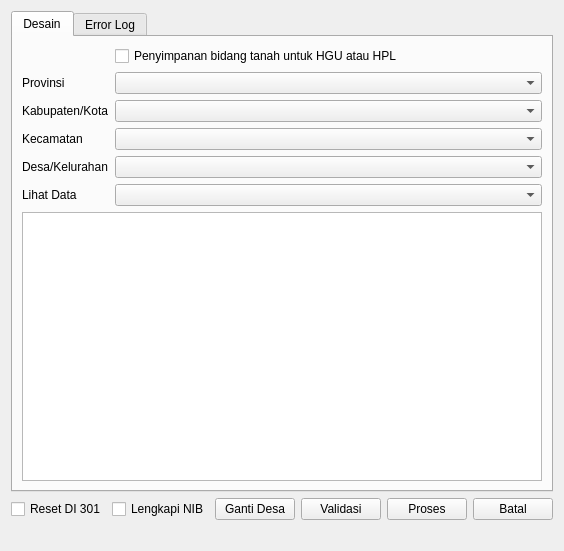
<?xml version="1.0" encoding="UTF-8"?>
<ui version="4.0">
 <class>Form</class>
 <widget class="QWidget" name="Form">
  <property name="geometry">
   <rect>
    <x>0</x>
    <y>0</y>
    <width>547</width>
    <height>551</height>
   </rect>
  </property>
  <property name="windowTitle">
   <string>Form</string>
  </property>
  <layout class="QGridLayout" name="gridLayout_2">
   <item row="2" column="0">
    <layout class="QHBoxLayout" name="horizontalLayout_2">
     <item>
      <widget class="QLabel" name="label_status_l">
       <property name="text">
        <string/>
       </property>
      </widget>
     </item>
     <item>
      <widget class="QLabel" name="label_status_r">
       <property name="layoutDirection">
        <enum>Qt::LeftToRight</enum>
       </property>
       <property name="text">
        <string/>
       </property>
       <property name="alignment">
        <set>Qt::AlignRight|Qt::AlignTrailing|Qt::AlignVCenter</set>
       </property>
      </widget>
     </item>
    </layout>
   </item>
   <item row="0" column="0">
    <layout class="QGridLayout" name="gridLayout">
     <item row="0" column="0">
      <widget class="QTabWidget" name="tabWidget">
       <property name="currentIndex">
        <number>0</number>
       </property>
       <widget class="QWidget" name="tab_desain">
        <attribute name="title">
         <string>Desain</string>
        </attribute>
        <layout class="QVBoxLayout" name="verticalLayout_3">
         <item>
          <layout class="QVBoxLayout" name="verticalLayout">
           <item>
            <layout class="QFormLayout" name="formLayout">
             <item row="0" column="1">
              <widget class="QCheckBox" name="check_simpan_bidang">
               <property name="text">
                <string>Penyimpanan bidang tanah untuk HGU atau HPL</string>
               </property>
              </widget>
             </item>
             <item row="1" column="0">
              <widget class="QLabel" name="label_provinsi">
               <property name="text">
                <string>Provinsi</string>
               </property>
              </widget>
             </item>
             <item row="1" column="1">
              <widget class="QComboBox" name="combo_provinsi"/>
             </item>
             <item row="2" column="0">
              <widget class="QLabel" name="label_kabupaten">
               <property name="text">
                <string>Kabupaten/Kota</string>
               </property>
              </widget>
             </item>
             <item row="2" column="1">
              <widget class="QComboBox" name="combo_kabupaten"/>
             </item>
             <item row="3" column="0">
              <widget class="QLabel" name="label_kecamatan">
               <property name="text">
                <string>Kecamatan</string>
               </property>
              </widget>
             </item>
             <item row="3" column="1">
              <widget class="QComboBox" name="combo_kecamatan"/>
             </item>
             <item row="4" column="0">
              <widget class="QLabel" name="label_kelurahan">
               <property name="text">
                <string>Desa/Kelurahan</string>
               </property>
              </widget>
             </item>
             <item row="4" column="1">
              <widget class="QComboBox" name="combo_kelurahan"/>
             </item>
             <item row="5" column="0">
              <widget class="QLabel" name="label_5">
               <property name="text">
                <string>Lihat Data</string>
               </property>
              </widget>
             </item>
             <item row="5" column="1">
              <widget class="QComboBox" name="combo_lihat_data"/>
             </item>
            </layout>
           </item>
           <item>
            <widget class="QTableWidget" name="tabel_desain_persil">
             <property name="editTriggers">
              <set>QAbstractItemView::NoEditTriggers</set>
             </property>
            </widget>
           </item>
          </layout>
         </item>
        </layout>
       </widget>
       <widget class="QWidget" name="tab_error">
        <attribute name="title">
         <string>Error Log</string>
        </attribute>
        <layout class="QVBoxLayout" name="verticalLayout_2">
         <item>
          <layout class="QGridLayout" name="gridLayout_3">
           <item row="0" column="0">
            <widget class="QTextEdit" name="error_log"/>
           </item>
          </layout>
         </item>
        </layout>
       </widget>
      </widget>
     </item>
    </layout>
   </item>
   <item row="1" column="0">
    <layout class="QHBoxLayout" name="horizontalLayout">
     <item>
      <widget class="QCheckBox" name="check_reset_di302">
       <property name="text">
        <string>Reset DI 301</string>
       </property>
      </widget>
     </item>
     <item>
      <widget class="QCheckBox" name="check_nib">
       <property name="text">
        <string>Lengkapi NIB</string>
       </property>
      </widget>
     </item>
     <item>
      <widget class="QPushButton" name="btn_ganti_desa">
       <property name="text">
        <string>Ganti Desa</string>
       </property>
      </widget>
     </item>
     <item>
      <widget class="QPushButton" name="btn_validasi">
       <property name="text">
        <string>Validasi</string>
       </property>
      </widget>
     </item>
     <item>
      <widget class="QPushButton" name="btn_proses">
       <property name="text">
        <string>Proses</string>
       </property>
      </widget>
     </item>
     <item>
      <widget class="QPushButton" name="btn_batal">
       <property name="text">
        <string>Batal</string>
       </property>
      </widget>
     </item>
    </layout>
   </item>
  </layout>
 </widget>
 <resources/>
 <connections/>
</ui>
